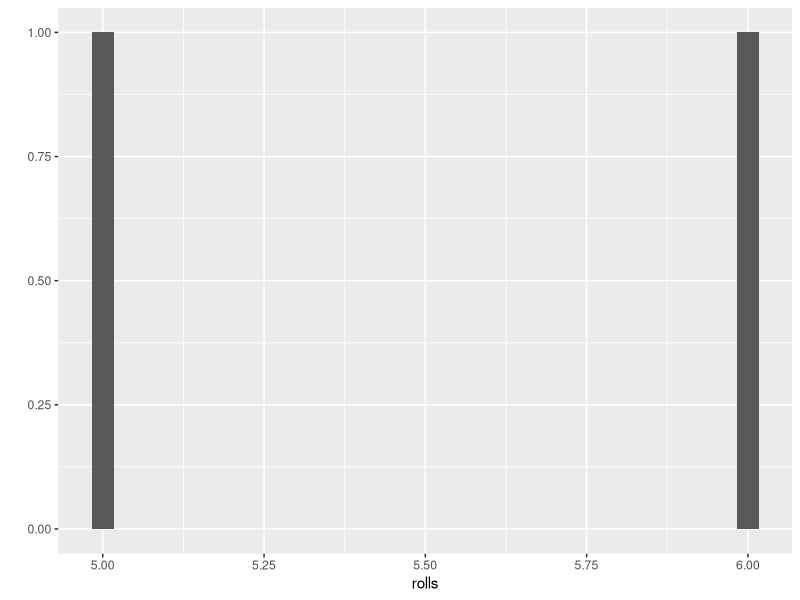
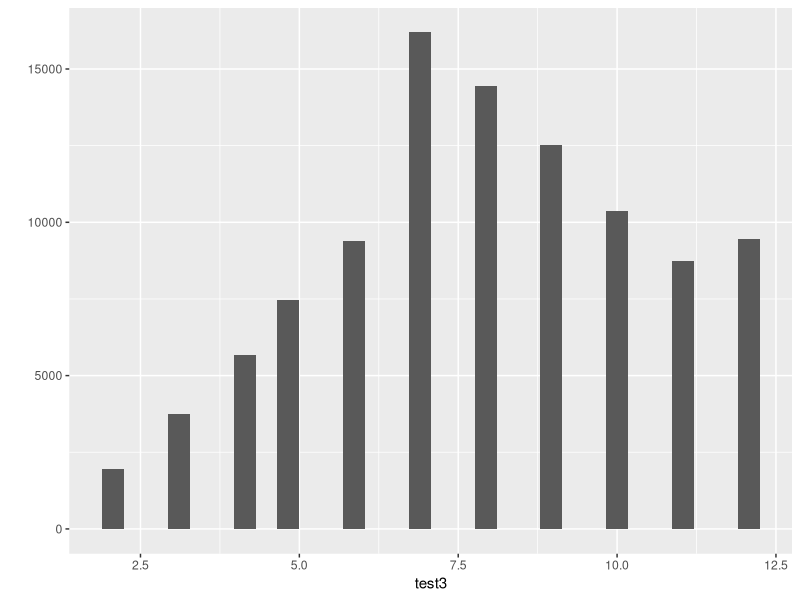

The R script that drew these images, in order:
# create a pair of rolling dice with a function and simulate the roll 

die <- 1:6 

# sampling more then one dice at the same time to simulate a  pair of rolling dice 

dice<- sample(die, size = 2, replace = TRUE)

sum(dice) # see what the sum of 2 dice are

# creating a function that will allow  me to roll the dice over and over again by calling the function only 

roll <- function(){
  die <- 1:6 
  dice <- sample(die, size =2, replace = TRUE)
  dice
  }

# Making the rolling of the dice work for any test value provided that we supply the argument for test 


roll2 <- function(test){
  die <- 1:6 
  dice <- sample(test, size =2, replace = TRUE)
  dice
}

# Now making some quickplots of the above function to ensure that the chances of random probablity sampling are all fair and equal - then will weight the dice in my favour 

library(ggplot2)

rolls <- replicate(10000,roll()) # > the number 7 seems to appear the most

qplot(rolls, binwdith =1) # > here we can see that it is certain that the sum of 2 dice equalling the number 7 appears the most frequently in the histogram

# the probability of every number coming up equally is currently 1/6th so a 1 in 6 chance of a number appearing however the sum that appears the most is 7 

# I will now weight the dice in order to bias it towards the number six with the probablity of 3/8


roll3 <- function(){
  die <- 1:6 
  dice <- sample(die, size =2, replace = TRUE, prob = c(1/6,1/6,1/6,1/6,1/6,3/8))
  sum(dice)
}

# Now by using replicate we will see that higher number sums will appear more often than lower ones this is due to the fact that the number 6 is appearing more often than not! 

replicate(50,roll3()) 

#plotting this we can now see using the long run in qplot >>> 

test3 <- replicate(100000, roll3())

qplot(test3, binwdith =1)


# This is only apparant in the long run > if a person was to run the roll3() function only once then it would appear as though the probabilities are equal - but they are not! A common number is now 7 which can be attributed to 6 + 1 = 7 



















